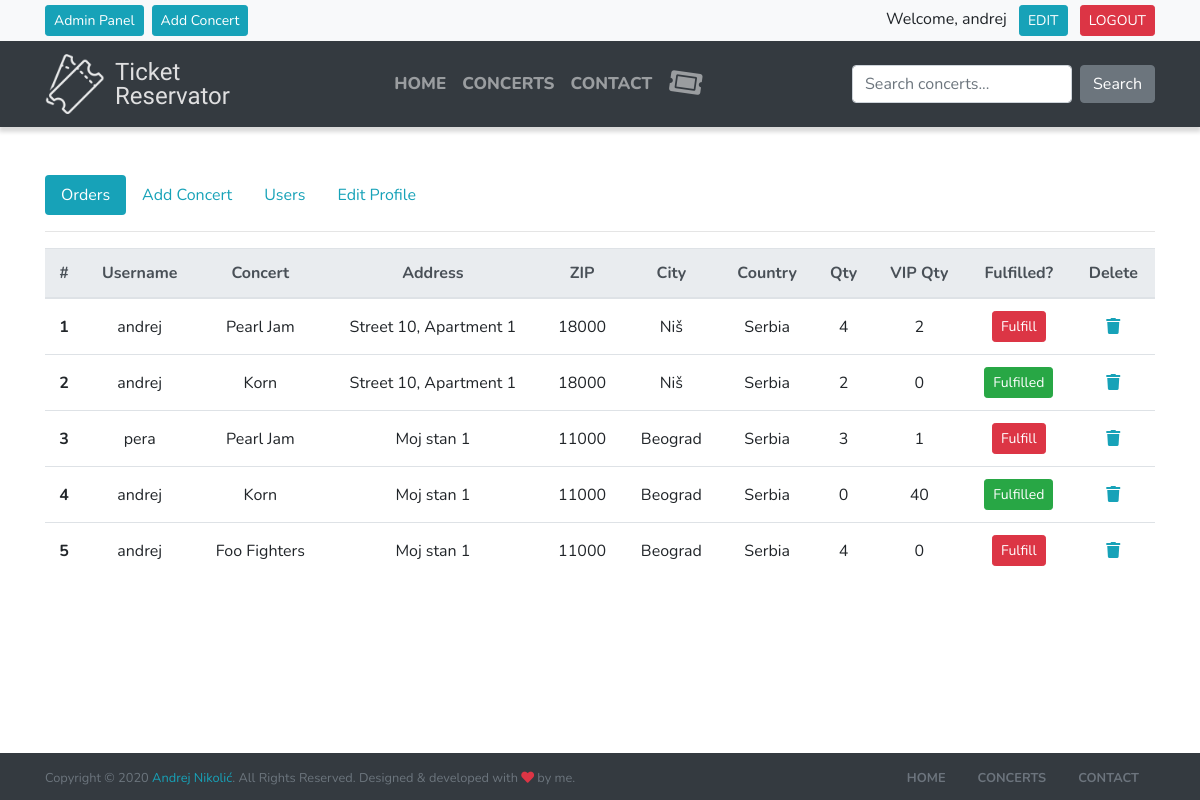
Screenshot of /admin.php (signed in) with the database file from the repository.
### tables this page shows
CREATE TABLE `ticket` (
  `id_ticket` int(11) NOT NULL,
  `id_concert` int(11) NOT NULL,
  `id_user` int(11) NOT NULL,
  `address` varchar(200) NOT NULL,
  `zip` int(10) NOT NULL,
  `city` varchar(50) NOT NULL,
  `country` varchar(50) NOT NULL,
  `quantity` int(11) NOT NULL,
  `quantity_vip` int(11) NOT NULL,
  `fulfilled` bit(1) NOT NULL
);

CREATE TABLE `user` (
  `id_user` int(11) NOT NULL,
  `username` varchar(50) NOT NULL,
  `first_name` varchar(50) NOT NULL,
  `last_name` varchar(50) NOT NULL,
  `email` varchar(50) NOT NULL,
  `birthday` date NOT NULL,
  `phone` varchar(30) NOT NULL,
  `password` varchar(200) NOT NULL,
  `admin` bit(1) NOT NULL
);

CREATE TABLE `concert` (
  `id_concert` int(11) NOT NULL,
  `title` varchar(100) NOT NULL,
  `description` text NOT NULL,
  `start_date` datetime NOT NULL,
  `image` longblob NOT NULL,
  `num_ticket` int(10) NOT NULL,
  `num_vip` int(10) NOT NULL,
  `price_ticket` decimal(10,2) NOT NULL,
  `price_vip` decimal(10,2) NOT NULL
);

### admin.php (the view, shortened to what this page needs)
<?php
require_once("connect.php");
?>
<!DOCTYPE html>
<html lang="en">
<head>
    <?php include "assets/resources.php" ?>
</head>
<body>
<?php include "assets/header.php" ?>
<main>
    <div class="container my-5">
        <?php include "admin_navigation.php" ?>
        <div class="table_overflow">
        <table class="table table-hover mt-2 text-center">
            <thead class="thead-light">
                <tr>
                    <th scope="col">#</th>
                    <th scope="col">Username</th>
                    <th scope="col">Concert</th>
                    <th scope="col">Address</th>
                    <th scope="col">ZIP</th>
                    <th scope="col">City</th>
                    <th scope="col">Country</th>
                    <th scope="col">Qty</th>
                    <th scope="col">VIP Qty</th>
                    <th scope="col">Fulfilled?</th>
                    <th scope="col">Delete</th>
                </tr>
            </thead>
            <tbody>
                <?php
                $sql = "SELECT id_ticket, username, address, city, zip, country, title, quantity, quantity_vip, fulfilled FROM ticket INNER JOIN user ON ticket.id_user = user.id_user INNER JOIN concert ON ticket.id_concert = concert.id_concert";
                $result = mysqli_query($con, $sql);
                $count = 1;
                $fulfill = "";
                while($row = mysqli_fetch_assoc($result)) {
                    if ($row["fulfilled"] == 0) {
                        $fulfill = '<a class="btn btn-danger btn-sm" href="assets/admin_funcs.php?id='.$row["id_ticket"].'&do=fulfill">Fulfill</a>';
                    } else {
                        $fulfill = '<span class="btn btn-success btn-sm" style="pointer-events:none">Fulfilled</span>';
                    }
                    echo '<tr>
                        <th scope="row">'.$count.'</th>
                        <td>'.$row["username"].'</td>
                        <td>'.$row["title"].'</td>
                        <td>'.$row["address"].'</td>
                        <td>'.$row["zip"].'</td>
                        <td>'.$row["city"].'</td>
                        <td>'.$row["country"].'</td>
                        <td>'.$row["quantity"].'</td>
                        <td>'.$row["quantity_vip"].'</td>
                        <td>'.$fulfill.'</td>
                        <td><a href="assets/admin_funcs.php?id='.$row["id_ticket"].'&do=del-order"><i class="fas fa-trash"></i></a></td>
                        </tr>';
                        $count++;
                    }
                    ?>
            </tbody>
        </table>
                </div>
    </div>
</main>
<?php include "assets/footer.php" ?>
</body>
</html>

### assets/resources.php (shortened to what this page needs)
<link rel="stylesheet" href="css/bootstrap-grid.min.css">
<link rel="stylesheet" href="css/bootstrap.css">
<link rel="stylesheet" href="css/all.min.css">
<link rel="stylesheet" href="css/style.css">

### assets/header.php (shortened to what this page needs)
<div class="top-bar bg-light">
<div class="container top-bar_items">
	<div class="row">
		<div class="col-md-6">
			<?php
			if(isset($_SESSION['admin'])) {
				echo '<a class="btn btn-info btn-sm mr-2 text-left" href="admin.php" role="button">Admin Panel</a>';
				echo '<a class="btn btn-info btn-sm mr-2 text-left" href="admin_add_concert.php" role="button">Add Concert</a>';
			}
			?>
		</div>
		<div class="col-md-6 text-right">
		<?php
			if(isset($_SESSION['username'])){
				echo "<span>Welcome, " . $_SESSION['username']."</span>";
			} else {
				echo '<a class="btn btn-info btn-sm" href="login.php" role="button">Login / Register</a>';
			}
		?>
		<?php  if(isset($_SESSION['username'])) : ?>
			<a class="btn btn-info btn-sm ml-2" href="edit_profile.php?id=<?php echo $_SESSION['username_id'] ?>" role="button">EDIT</a>
			<a class="btn btn-danger btn-sm ml-2" href="index.php?logout=1">LOGOUT</a>
		<?php endif ?>
		</div>
	</div>
</div>
</div>
<nav class="navbar navbar-expand-lg navbar-dark bg-dark sticky-top">
    <div class="container">
        <a class="navbar-brand" href="index.php"><img src="img/logo5.png" alt=""><span class="logo-name">Ticket<br>Reservator</span></a>
		<div class="collapse navbar-collapse" id="navbarSupportedContent">
			<ul class="navbar-nav m-auto">
				<li class="nav-item">
					<a class="nav-link <?php if($_SESSION['page']=="index"){ echo "active"; }?>" href="index.php">Home</a>
				</li>
				<li class="nav-item">
					<a class="nav-link <?php if($_SESSION['page']=="concerts"){ echo "active"; }?>" href="concerts.php">Concerts</a>
				</li>
				<li class="nav-item">
					<a class="nav-link <?php if($_SESSION['page']=="contact"){ echo "active"; }?>" href="contact.php">Contact</a>
				</li>
				<li class="nav-item">
					<a class="nav-link cart <?php if($_SESSION['page']=="tickets"){ echo "active"; }?>" href="cart.php" title="Tickets"><i class="fas fa-ticket-alt"></i>
					</a>
				</li>
			</ul>
			<form class="form-inline my-2 my-lg-0" action="search.php" method="POST">
			<input class="form-control mr-sm-2" type="search" name="search" placeholder="Search concerts..." aria-label="Search">
			<button class="btn btn-secondary my-2 my-sm-0" type="submit">Search</button>
			</form>
		</div>
    </div>
</nav>

### admin_navigation.php
<ul class="nav nav-pills">
    <li class="nav-item">
        <a class="nav-link <?php if($_SESSION['page']=="admin"){ echo "active"; }?>" href="admin.php">Orders</a>
    </li>
    <li class="nav-item">
        <a class="nav-link <?php if($_SESSION['page']=="add-concert"){ echo "active"; }?>" href="admin_add_concert.php">Add Concert</a>
    </li>
    <li class="nav-item">
        <a class="nav-link <?php if($_SESSION['page']=="users"){ echo "active"; }?>" href="admin_users.php">Users</a>
    </li>
    <li class="nav-item">
        <a class="nav-link <?php if($_SESSION['page']=="edit-profile"){ echo "active"; }?>" href="edit_profile.php?id=<?php echo $_SESSION['username_id'] ?>">Edit Profile</a>
    </li>
</ul>
<hr>

### assets/footer.php
<footer class="bg-dark">
    <div class="container pt-2 pb-1">
        <div class="row">
            <div class="col-md-6 text-muted small py-2">
                Copyright &copy; <?php echo date("Y"); ?> <a target="_blank" href="https://andrej.na.rs">Andrej Nikolić</a>. All Rights Reserved. Designed & developed with <i class="fas fa-heart text-danger"></i> by me.
            </div>
            <div class="col-md-6 small py-2">
                <ul class="nav footer-nav justify-content-end">
                    <li class="nav-item">
                        <a class="nav-link <?php if($_SESSION['page']=="index"){ echo "active"; }?>" href="index.php">Home</a>
                    </li>
                    <li class="nav-item">
                        <a class="nav-link <?php if($_SESSION['page']=="concerts"){ echo "active"; }?>" href="concerts.php">Concerts</a>
                    </li>
                    <li class="nav-item">
                        <a class="nav-link <?php if($_SESSION['page']=="contact"){ echo "active"; }?>" href="contact.php">Contact</a>
                    </li>
                </ul>
            </div>
        </div>
    </div>
</footer>

### css/style.css (style rules this page uses)
body { font-family: 'Nunito', sans-serif; }
main { min-height: calc(100vh - 222px); }
.table th, .table td { vertical-align: middle; }
.navbar-nav .nav-link.cart { font-size: 28px !important; padding: 0 10px; position: relative; }
.navbar-nav .nav-link.cart i { -webkit-transform: rotate(8deg); transform: rotate(8deg); }
.nav-pills .nav-link.active { background-color: #17a2b8; }
.footer-nav .nav-item .nav-link { padding: 0 1rem; font-weight: 700; text-transform: uppercase; color: #6c747d; }
a { color: #17a2b8; }
.top-bar { padding: 5px; }
.top-bar .top-bar_items span { font-size: 16px; }
.navbar { -webkit-box-shadow: 0px 4px 4px 1px rgba(0, 0, 0, 0.15); box-shadow: 0px 4px 4px 1px rgba(0, 0, 0, 0.15); }
.navbar .navbar-brand { font-family: 'Yanone Kaffeesatz', sans-serif; font-weight: 400; font-size: 24px; color: #dfdfe0; display: -webkit-box; display: -ms-flexbox; display: flex; -webkit-box-align: center; -ms-flex-align: center; align-items: center; }
.navbar .navbar-brand img { width: 60px; opacity: 0.9; }
.navbar .navbar-brand .logo-name { line-height: 1; margin-left: 10px; }
.navbar .navbar-nav { text-transform: uppercase; }
.navbar .navbar-nav .nav-item .nav-link { font-weight: 800; font-size: 17px; }
.fa, .fas { font-weight: 600; }

### rows the page displays
ticket: id_user.username "andrej", id_concert.title "Pearl Jam", address "Street 10, Apartment 1", zip "18000", city "Niš", country "Serbia", quantity "4", quantity_vip "2"
ticket: id_user.username "andrej", id_concert.title "Korn", address "Street 10, Apartment 1", zip "18000", city "Niš", country "Serbia", quantity "2", quantity_vip "0", fulfilled "Fulfilled"
ticket: id_user.username "pera", id_concert.title "Pearl Jam", address "Moj stan 1", zip "11000", city "Beograd", country "Serbia", quantity "3", quantity_vip "1"
ticket: id_user.username "andrej", id_concert.title "Korn", address "Moj stan 1", zip "11000", city "Beograd", country "Serbia", quantity "0", quantity_vip "40", fulfilled "Fulfilled"
ticket: id_user.username "andrej", id_concert.title "Foo Fighters", address "Moj stan 1", zip "11000", city "Beograd", country "Serbia", quantity "4", quantity_vip "0"

### other values shown
$_SESSION['username'] "andrej"
